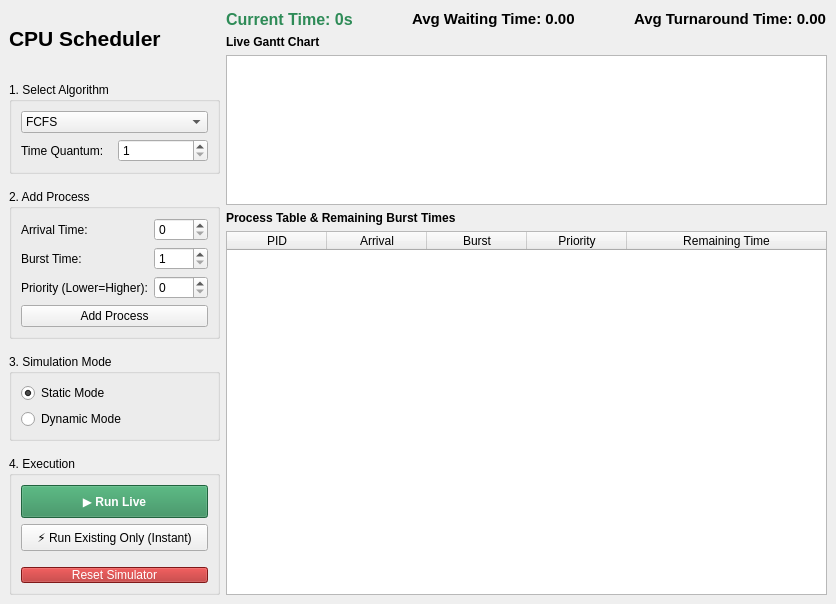
<?xml version="1.0" encoding="UTF-8"?>
<ui version="4.0">
 <class>MainWindow</class>
 <widget class="QMainWindow" name="MainWindow">
  <property name="geometry">
   <rect>
    <x>0</x>
    <y>0</y>
    <width>836</width>
    <height>604</height>
   </rect>
  </property>
  <property name="windowTitle">
   <string>CPU Scheduler Simulator</string>
  </property>
  <widget class="QWidget" name="centralwidget">
   <layout class="QHBoxLayout" name="horizontalLayout_Main">
    <item>
     <layout class="QVBoxLayout" name="verticalLayout_Left">
      <property name="spacing">
       <number>15</number>
      </property>
      <property name="sizeConstraint">
       <enum>QLayout::SizeConstraint::SetFixedSize</enum>
      </property>
      <item>
       <widget class="QLabel" name="label_Title">
        <property name="font">
         <font>
          <pointsize>16</pointsize>
          <bold>true</bold>
         </font>
        </property>
        <property name="text">
         <string>CPU Scheduler</string>
        </property>
       </widget>
      </item>
      <item>
       <widget class="QGroupBox" name="groupBox_Scheduler">
        <property name="title">
         <string>1. Select Algorithm</string>
        </property>
        <layout class="QVBoxLayout" name="verticalLayout_2">
         <item>
          <widget class="QComboBox" name="combo_Scheduler">
           <item>
            <property name="text">
             <string>FCFS</string>
            </property>
           </item>
           <item>
            <property name="text">
             <string>SJF (Preemptive)</string>
            </property>
           </item>
           <item>
            <property name="text">
             <string>SJF (Non-Preemptive)</string>
            </property>
           </item>
           <item>
            <property name="text">
             <string>Priority (Preemptive)</string>
            </property>
           </item>
           <item>
            <property name="text">
             <string>Priority (Non-Preemptive)</string>
            </property>
           </item>
           <item>
            <property name="text">
             <string>Round Robin</string>
            </property>
           </item>
          </widget>
         </item>
         <item>
          <layout class="QHBoxLayout" name="horizontalLayout_Quantum">
           <item>
            <widget class="QLabel" name="label_Quantum">
             <property name="text">
              <string>Time Quantum:</string>
             </property>
            </widget>
           </item>
           <item>
            <widget class="QSpinBox" name="input_Quantum">
             <property name="minimum">
              <number>1</number>
             </property>
            </widget>
           </item>
          </layout>
         </item>
        </layout>
       </widget>
      </item>
      <item>
       <widget class="QGroupBox" name="groupBox_AddProcess">
        <property name="title">
         <string>2. Add Process</string>
        </property>
        <layout class="QFormLayout" name="formLayout_Inputs">
         <item row="0" column="0">
          <widget class="QLabel" name="label_Arrival">
           <property name="text">
            <string>Arrival Time:</string>
           </property>
          </widget>
         </item>
         <item row="0" column="1">
          <widget class="QSpinBox" name="input_Arrival">
           <property name="maximum">
            <number>9999</number>
           </property>
          </widget>
         </item>
         <item row="1" column="0">
          <widget class="QLabel" name="label_Burst">
           <property name="text">
            <string>Burst Time:</string>
           </property>
          </widget>
         </item>
         <item row="1" column="1">
          <widget class="QSpinBox" name="input_Burst">
           <property name="minimum">
            <number>1</number>
           </property>
           <property name="maximum">
            <number>9999</number>
           </property>
          </widget>
         </item>
         <item row="2" column="0">
          <widget class="QLabel" name="label_Priority">
           <property name="text">
            <string>Priority (Lower=Higher):</string>
           </property>
          </widget>
         </item>
         <item row="2" column="1">
          <widget class="QSpinBox" name="input_Priority"/>
         </item>
         <item row="3" column="0" colspan="2">
          <widget class="QPushButton" name="btn_Add">
           <property name="text">
            <string>Add Process</string>
           </property>
          </widget>
         </item>
        </layout>
       </widget>
      </item>
      <item>
       <widget class="QGroupBox" name="groupBox_Mode">
        <property name="title">
         <string>3. Simulation Mode</string>
        </property>
        <layout class="QVBoxLayout" name="verticalLayout_Mode">
         <item>
          <widget class="QRadioButton" name="radio_Static">
           <property name="text">
            <string>Static Mode</string>
           </property>
           <property name="checked">
            <bool>true</bool>
           </property>
          </widget>
         </item>
         <item>
          <widget class="QRadioButton" name="radio_Dynamic">
           <property name="text">
            <string>Dynamic Mode</string>
           </property>
          </widget>
         </item>
        </layout>
       </widget>
      </item>
      <item>
       <widget class="QGroupBox" name="groupBox_Execution">
        <property name="title">
         <string>4. Execution</string>
        </property>
        <layout class="QVBoxLayout" name="verticalLayout_3">
         <item>
          <widget class="QPushButton" name="btn_RunLive">
           <property name="styleSheet">
            <string>background-color: #2e8b57; color: white; font-weight: bold; padding: 8px;</string>
           </property>
           <property name="text">
            <string>▶ Run Live</string>
           </property>
          </widget>
         </item>
         <item>
          <widget class="QPushButton" name="btn_RunInstant">
           <property name="styleSheet">
            <string>padding: 5px;</string>
           </property>
           <property name="text">
            <string>⚡ Run Existing Only (Instant)</string>
           </property>
          </widget>
         </item>
         <item>
          <widget class="QPushButton" name="btn_Reset">
           <property name="styleSheet">
            <string>background-color: #b22222; color: white; margin-top: 10px;</string>
           </property>
           <property name="text">
            <string>Reset Simulator</string>
           </property>
          </widget>
         </item>
        </layout>
       </widget>
      </item>
     </layout>
    </item>
    <item>
     <layout class="QVBoxLayout" name="verticalLayout_Right">
      <item>
       <layout class="QHBoxLayout" name="horizontalLayout_Metrics">
        <item>
         <widget class="QLabel" name="label_Time">
          <property name="font">
           <font>
            <pointsize>12</pointsize>
            <bold>true</bold>
           </font>
          </property>
          <property name="styleSheet">
           <string notr="true">color: #2e8b57;</string>
          </property>
          <property name="text">
           <string>Current Time: 0s</string>
          </property>
         </widget>
        </item>
        <item>
         <spacer name="horizontalSpacer_2">
          <property name="orientation">
           <enum>Qt::Orientation::Horizontal</enum>
          </property>
          <property name="sizeHint" stdset="0">
           <size>
            <width>40</width>
            <height>20</height>
           </size>
          </property>
         </spacer>
        </item>
        <item>
         <widget class="QLabel" name="label_Wait">
          <property name="font">
           <font>
            <pointsize>11</pointsize>
            <bold>true</bold>
           </font>
          </property>
          <property name="text">
           <string>Avg Waiting Time: 0.00</string>
          </property>
         </widget>
        </item>
        <item>
         <spacer name="horizontalSpacer">
          <property name="orientation">
           <enum>Qt::Orientation::Horizontal</enum>
          </property>
          <property name="sizeHint" stdset="0">
           <size>
            <width>40</width>
            <height>20</height>
           </size>
          </property>
         </spacer>
        </item>
        <item>
         <widget class="QLabel" name="label_Turnaround">
          <property name="font">
           <font>
            <pointsize>11</pointsize>
            <bold>true</bold>
           </font>
          </property>
          <property name="text">
           <string>Avg Turnaround Time: 0.00</string>
          </property>
         </widget>
        </item>
       </layout>
      </item>
      <item>
       <widget class="QLabel" name="label_GanttTitle">
        <property name="font">
         <font>
          <bold>true</bold>
         </font>
        </property>
        <property name="text">
         <string>Live Gantt Chart</string>
        </property>
       </widget>
      </item>
      <item>
       <widget class="QGraphicsView" name="view_Gantt">
        <property name="minimumSize">
         <size>
          <width>0</width>
          <height>150</height>
         </size>
        </property>
        <property name="maximumSize">
         <size>
          <width>16777215</width>
          <height>150</height>
         </size>
        </property>
        <property name="alignment">
         <set>Qt::AlignmentFlag::AlignLeading|Qt::AlignmentFlag::AlignLeft|Qt::AlignmentFlag::AlignVCenter</set>
        </property>
       </widget>
      </item>
      <item>
       <widget class="QLabel" name="label_TableTitle">
        <property name="font">
         <font>
          <bold>true</bold>
         </font>
        </property>
        <property name="text">
         <string>Process Table &amp; Remaining Burst Times</string>
        </property>
       </widget>
      </item>
      <item>
       <widget class="QTableWidget" name="table_Processes">
        <property name="editTriggers">
         <set>QAbstractItemView::EditTrigger::NoEditTriggers</set>
        </property>
        <property name="selectionBehavior">
         <enum>QAbstractItemView::SelectionBehavior::SelectRows</enum>
        </property>
        <attribute name="horizontalHeaderStretchLastSection">
         <bool>true</bool>
        </attribute>
        <column>
         <property name="text">
          <string>PID</string>
         </property>
        </column>
        <column>
         <property name="text">
          <string>Arrival</string>
         </property>
        </column>
        <column>
         <property name="text">
          <string>Burst</string>
         </property>
        </column>
        <column>
         <property name="text">
          <string>Priority</string>
         </property>
        </column>
        <column>
         <property name="text">
          <string>Remaining Time</string>
         </property>
        </column>
       </widget>
      </item>
     </layout>
    </item>
   </layout>
  </widget>
 </widget>
 <resources/>
 <connections/>
</ui>
